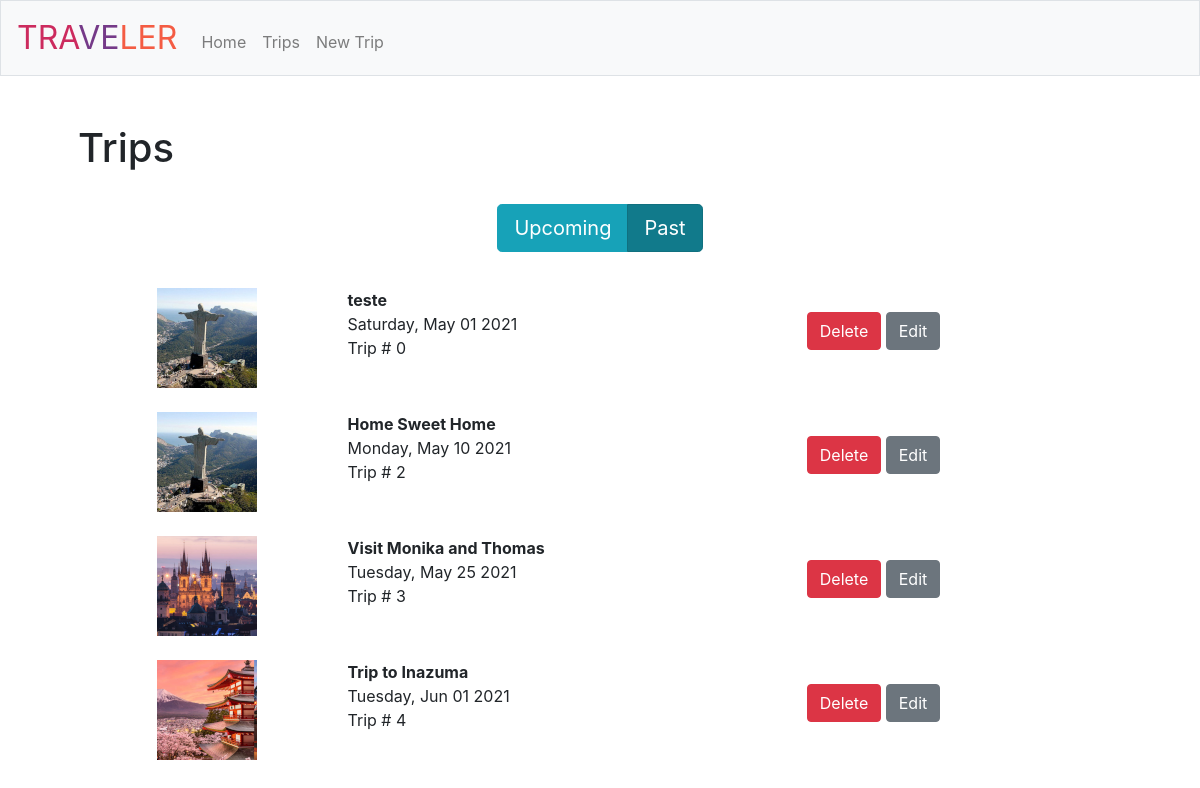
The app's page /trips?filter=past, older data.
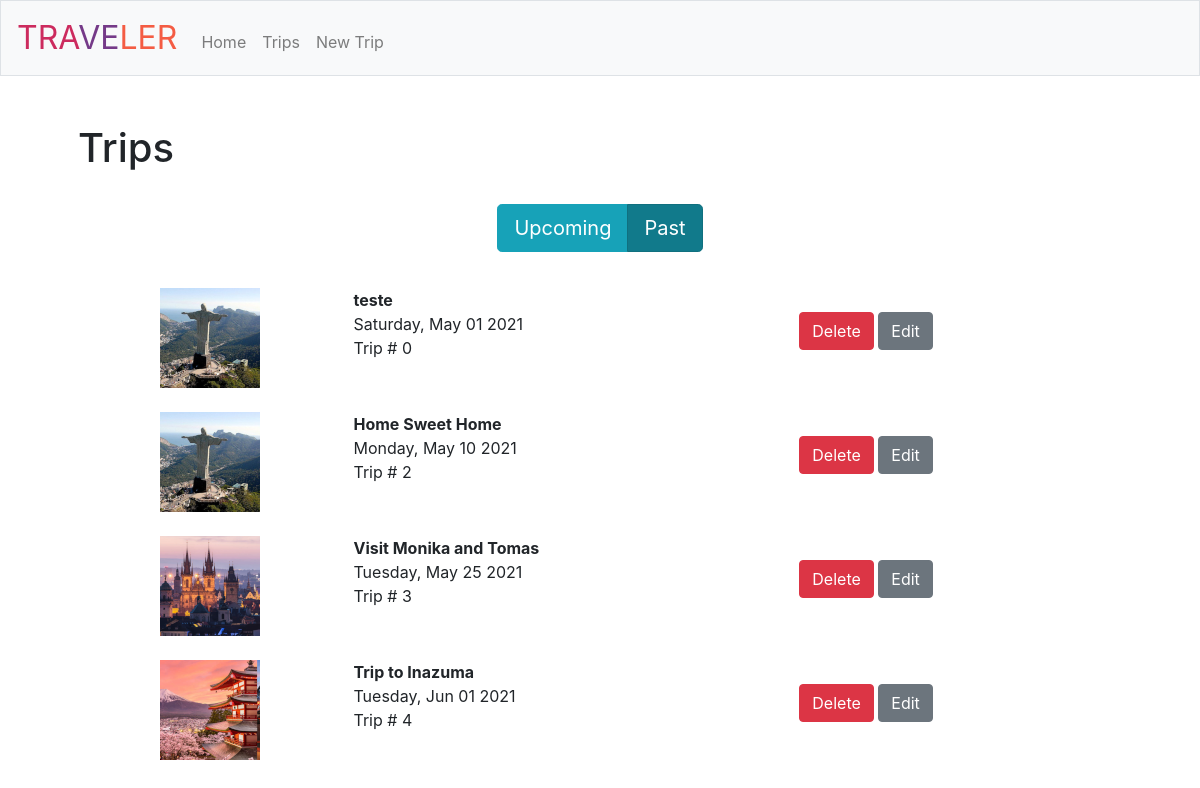
The same page, newer data.
### tables this page shows
CREATE TABLE "Trips" (
	"id"	INTEGER NOT NULL PRIMARY KEY AUTOINCREMENT UNIQUE,
	"name"	TEXT NOT NULL,
	"date"	TEXT NOT NULL,
	"image"	TEXT
);

### app.py (the view)
@app.route('/trips', methods=["GET", "POST"])
def trips():
    query = request.args.get('filter')
    now = today_str()
    is_upcoming = query == 'upcoming' or not query;
    trips = read_trip(now, db, is_upcoming)
    if trips == 0:
        return apology("There are no trips yet!", 404, 'https://i.imgur.com/ClaJwOR.jpg')
    return render_template('trips.html', trips=trips, is_upcoming=is_upcoming, is_past=(not is_upcoming))

### app.py (called while the page is built)
@app.template_filter()
def format_date_string(date_string):
    date = datetime.strptime(date_string,"%Y-%m-%d")
    weekday = calendar.day_name[date.weekday()]
    month = date.strftime("%b")
    day = date.strftime("%d")
    year = date.strftime("%Y")
    new_date_string = weekday + ', ' + month + ' ' + day + ' ' + year
    return new_date_string

### helpers.py (called while the page is built)
def today_str():
    now = datetime.now()
    now = now.strftime("%Y-%m-%d")
    return now

### trips.py (called while the page is built)
def read_trip(now, db, is_upcoming):
    result = []
    if is_upcoming:
        result = db.execute("SELECT * FROM Trips WHERE date >= ? ORDER BY date", now)
    else:
        result = db.execute("SELECT * FROM Trips WHERE date < ? ORDER BY date", now)
    if len(result) == 0:
        return 0
    return result

### templates/trips.html (shortened to what this page needs)
{% extends "layout.html" %}
{% block main %}
    <header class="header_titles">
        <strong><h1> Trips </h1></strong>
    </header>
    <br>
    <div class="btn-group btn-group-toggle" data-toggle="buttons">
        <label class="btn btn-lg btn-info active">
          <input type="radio" name="options" id="option1" autocomplete="off" onclick="location.href='/trips?filter=upcoming';" {% if is_upcoming %} checked {% endif %} > Upcoming
        </label>
        <label class="btn btn-lg btn-info">
          <input type="radio" name="options" id="option2" autocomplete="off" onclick="location.href='/trips?filter=past';" {% if is_past %} checked {% endif %}> Past
        </label>
    </div>
    <br><br>
    <table class="table table-borderless table-hover">
        <tbody>
            {% for trip in trips %}
             <tr>
              <td><center>
                  <img src="{{ trip.image }}">
              </center></td>
              <td>
                  <strong> {{ trip.name }} </strong><br>
                  {{ trip.date | format_date_string }} <br>
                  Trip # {{ trip.id }} <br>
              </td>
              <td>
                  <br>
                  <a href="/delete-trip?id={{ trip.id }}" class="btn btn-danger">Delete</a>
                  <a href="/update-trip?id={{ trip.id }}" class="btn btn-secondary">Edit</a>
           </tr>
          {% endfor %}
          </tbody>
    </table>
{% endblock %}

### templates/layout.html (shortened to what this page needs)
<!DOCTYPE html>
<html lang="en">
<head>
    <link rel="stylesheet" href="https://cdn.jsdelivr.net/npm/bootstrap@4.5.3/dist/css/bootstrap.min.css"
>
    <link href="/static/styles.css" rel="stylesheet">
</head>
<body>
    <nav class="navbar navbar-expand-md navbar-light bg-light border">
        <a class="navbar-brand" href="/"><span class="pink">TRA</span><span class="purple">VE</span><span class="orange">LER</span></a>
        <div class="collapse navbar-collapse" id="navbar">
            <ul class="navbar-nav mr-auto mt-2">
                <li class="nav-item"><a class="nav-link" href="/">Home</a></li>
                <li class="nav-item"><a class="nav-link" href="/trips">Trips</a></li>
                <li class="nav-item"><a class="nav-link" href="/new-trip">New Trip</a></li>
            </ul>
      </div>
    </nav>
    <main class="container p-5">
        {% block main %}{% endblock %}
    </main>
    </body>
</html>

### static/styles.css (style rules this page uses)
nav .navbar-brand { font-size: xx-large; }
nav .navbar-brand .pink { color: #cc2b5e; }
nav .navbar-brand .purple { color: #753a88; }
nav .navbar-brand .orange { color: #f45c43; }
main { overflow-x: auto; text-align: center; }
main img { max-width: 100%; }
main table { text-align: left; }
.header_titles { text-align: left; }

Row changes from the older to the newer data that the page shows:
changed Trips id 3: name "Visit Monika and Thomas" → "Visit Monika and Tomas"
